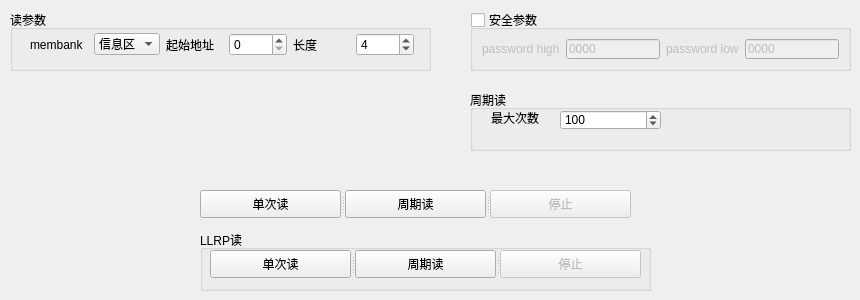
        <widget class="QWidget" name="page_9">
         <widget class="QGroupBox" name="readAccessBox">
          <property name="enabled">
           <bool>true</bool>
          </property>
          <property name="geometry">
           <rect>
            <x>470</x>
            <y>10</y>
            <width>381</width>
            <height>61</height>
           </rect>
          </property>
          <property name="title">
           <string>安全参数</string>
          </property>
          <property name="checkable">
           <bool>true</bool>
          </property>
          <property name="checked">
           <bool>false</bool>
          </property>
          <layout class="QHBoxLayout" name="horizontalLayout_10">
           <item>
            <widget class="QLabel" name="label_42">
             <property name="text">
              <string>password high</string>
             </property>
            </widget>
           </item>
           <item>
            <widget class="QLineEdit" name="readPasswordHigh">
             <property name="text">
              <string>0000</string>
             </property>
            </widget>
           </item>
           <item>
            <widget class="QLabel" name="label_43">
             <property name="text">
              <string>password low</string>
             </property>
            </widget>
           </item>
           <item>
            <widget class="QLineEdit" name="readPasswordLow">
             <property name="text">
              <string>0000</string>
             </property>
            </widget>
           </item>
          </layout>
         </widget>
         <widget class="QGroupBox" name="groupBox_11">
          <property name="enabled">
           <bool>true</bool>
          </property>
          <property name="geometry">
           <rect>
            <x>10</x>
            <y>10</y>
            <width>421</width>
            <height>61</height>
           </rect>
          </property>
          <property name="title">
           <string>读参数</string>
          </property>
          <property name="checkable">
           <bool>false</bool>
          </property>
          <property name="checked">
           <bool>false</bool>
          </property>
          <widget class="QWidget" name="layoutWidget_3">
           <property name="geometry">
            <rect>
             <x>20</x>
             <y>20</y>
             <width>384</width>
             <height>29</height>
            </rect>
           </property>
           <layout class="QHBoxLayout" name="horizontalLayout_9">
            <item>
             <widget class="QLabel" name="label_44">
              <property name="text">
               <string>membank</string>
              </property>
             </widget>
            </item>
            <item>
             <widget class="QComboBox" name="gbReadMembank">
              <property name="currentIndex">
               <number>0</number>
              </property>
              <property name="modelColumn">
               <number>0</number>
              </property>
              <item>
               <property name="text">
                <string>信息区</string>
               </property>
              </item>
              <item>
               <property name="text">
                <string>编码区</string>
               </property>
              </item>
              <item>
               <property name="text">
                <string>安全区</string>
               </property>
              </item>
              <item>
               <property name="text">
                <string>用户区</string>
               </property>
              </item>
             </widget>
            </item>
            <item>
             <widget class="QLabel" name="label_45">
              <property name="text">
               <string>起始地址</string>
              </property>
             </widget>
            </item>
            <item>
             <widget class="QSpinBox" name="gbReadPointer"/>
            </item>
            <item>
             <widget class="QLabel" name="label_46">
              <property name="text">
               <string>长度</string>
              </property>
             </widget>
            </item>
            <item>
             <widget class="QSpinBox" name="gbReadCount">
              <property name="value">
               <number>4</number>
              </property>
             </widget>
            </item>
           </layout>
          </widget>
         </widget>
         <widget class="QGroupBox" name="groupBox_12">
          <property name="enabled">
           <bool>true</bool>
          </property>
          <property name="geometry">
           <rect>
            <x>470</x>
            <y>90</y>
            <width>381</width>
            <height>61</height>
           </rect>
          </property>
          <property name="title">
           <string>周期读</string>
          </property>
          <property name="checkable">
           <bool>false</bool>
          </property>
          <property name="checked">
           <bool>false</bool>
          </property>
          <widget class="QLabel" name="label_47">
           <property name="geometry">
            <rect>
             <x>21</x>
             <y>20</y>
             <width>61</width>
             <height>16</height>
            </rect>
           </property>
           <property name="text">
            <string>最大次数</string>
           </property>
          </widget>
          <widget class="QSpinBox" name="gbReadCycleNum">
           <property name="geometry">
            <rect>
             <x>90</x>
             <y>20</y>
             <width>101</width>
             <height>20</height>
            </rect>
           </property>
           <property name="minimum">
            <number>1</number>
           </property>
           <property name="maximum">
            <number>1000000</number>
           </property>
           <property name="value">
            <number>100</number>
           </property>
          </widget>
         </widget>
         <widget class="QSplitter" name="splitter">
          <property name="geometry">
           <rect>
            <x>200</x>
            <y>190</y>
            <width>431</width>
            <height>28</height>
           </rect>
          </property>
          <property name="orientation">
           <enum>Qt::Horizontal</enum>
          </property>
          <widget class="QPushButton" name="readOnceButton">
           <property name="text">
            <string>单次读</string>
           </property>
          </widget>
          <widget class="QPushButton" name="readCycleButton">
           <property name="text">
            <string>周期读</string>
           </property>
          </widget>
          <widget class="QPushButton" name="readStopButton">
           <property name="enabled">
            <bool>false</bool>
           </property>
           <property name="text">
            <string>停止</string>
           </property>
          </widget>
         </widget>
         <widget class="QGroupBox" name="groupBox_35">
          <property name="enabled">
           <bool>true</bool>
          </property>
          <property name="geometry">
           <rect>
            <x>200</x>
            <y>230</y>
            <width>451</width>
            <height>61</height>
           </rect>
          </property>
          <property name="title">
           <string>LLRP读</string>
          </property>
          <property name="checkable">
           <bool>false</bool>
          </property>
          <property name="checked">
           <bool>false</bool>
          </property>
          <widget class="QSplitter" name="splitter_10">
           <property name="geometry">
            <rect>
             <x>10</x>
             <y>20</y>
             <width>431</width>
             <height>28</height>
            </rect>
           </property>
           <property name="orientation">
            <enum>Qt::Horizontal</enum>
           </property>
           <widget class="QPushButton" name="readOnceButton_llrp">
            <property name="text">
             <string>单次读</string>
            </property>
           </widget>
           <widget class="QPushButton" name="readCycleButton_llrp">
            <property name="text">
             <string>周期读</string>
            </property>
           </widget>
           <widget class="QPushButton" name="readStopButton_llrp">
            <property name="enabled">
             <bool>false</bool>
            </property>
            <property name="text">
             <string>停止</string>
            </property>
           </widget>
          </widget>
         </widget>
        </widget>
